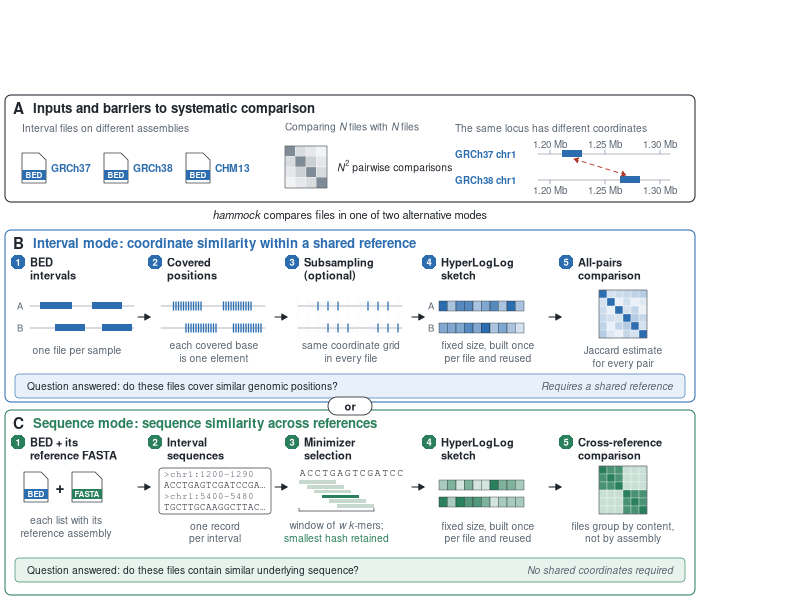
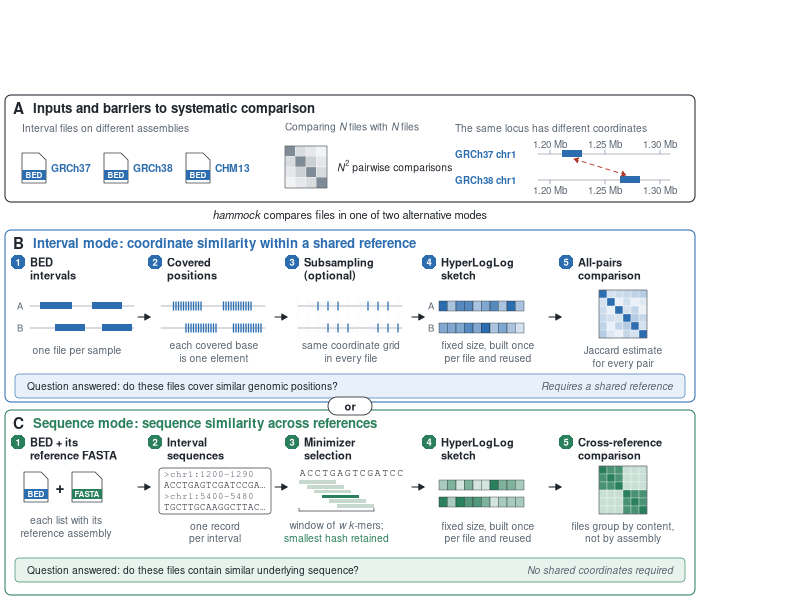
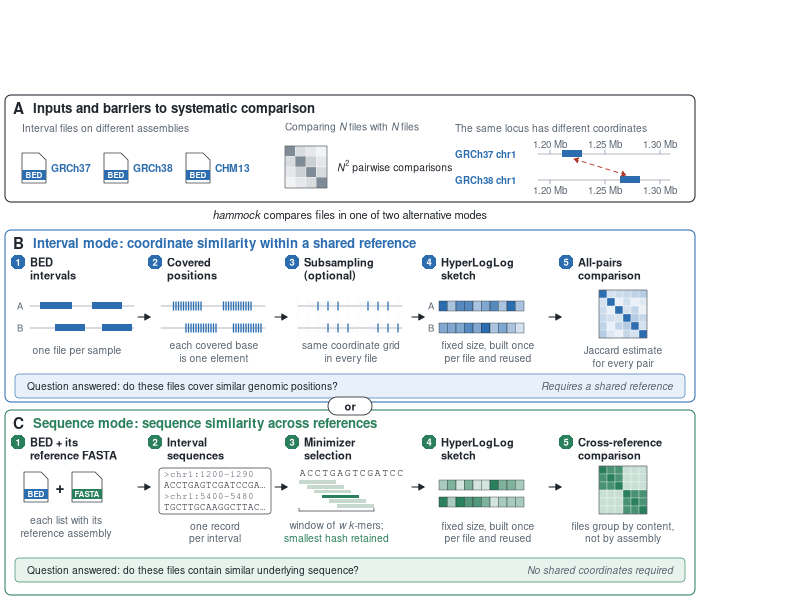

Write R code to recreate these figures, in order.
#!/usr/bin/env Rscript
# Figure 2: hammock workflow diagram, drawn with grid so text stays vector and
# prints at 7--9 pt at a 6.5 in text width. Writes SVG (editable), PDF, and
# PNG versions of the same drawing.
#
# Usage: Rscript plot_workflow_diagram.R [output_prefix]

suppressPackageStartupMessages({
  library(grid)
  library(Cairo)
})

argv <- commandArgs(trailingOnly = TRUE)
out_prefix <- if (length(argv) >= 1) argv[1] else "hammock_workflow"

W <- 7.0
H <- 5.10

SANS <- "Nimbus Sans"
MONO <- "Nimbus Mono PS"
COL_TEXT <- "#20262D"
COL_MUTED <- "#5A6570"
COL_TRACK <- "#8A949E"
COL_INT <- "#2C6DB0"       # interval mode
COL_INT_FILL <- "#E8F0F9"
COL_SEQ <- "#2A7F5C"       # sequence mode
COL_SEQ_FILL <- "#E7F3EC"
COL_BAR <- "#B03A2E"

FS_TAG <- 11
FS_TITLE <- 9.5
FS_STEP <- 8.0
FS_BODY <- 7.4

# --- helpers ---------------------------------------------------------------
# All coordinates are inches from the bottom-left of the canvas.
txt <- function(label, x, y, size = FS_BODY, col = COL_TEXT, face = "plain",
                hjust = 0.5, vjust = 0.5, family = SANS, rot = 0) {
  grid.text(label, x = unit(x, "in"), y = unit(y, "in"),
            hjust = hjust, vjust = vjust, rot = rot,
            gp = gpar(fontsize = size, col = col, fontface = face,
                      fontfamily = family))
}

box <- function(x0, y0, x1, y1, col = COL_TEXT, fill = NA, lwd = 0.8,
                r = 0.06, lty = 1) {
  grid.roundrect(x = unit(x0, "in"), y = unit(y0, "in"),
                 width = unit(x1 - x0, "in"), height = unit(y1 - y0, "in"),
                 just = c("left", "bottom"), r = unit(r, "in"),
                 gp = gpar(col = col, fill = fill, lwd = lwd, lty = lty))
}

rect <- function(x0, y0, x1, y1, col = NA, fill = "grey", lwd = 0.5) {
  grid.rect(x = unit(x0, "in"), y = unit(y0, "in"),
            width = unit(x1 - x0, "in"), height = unit(y1 - y0, "in"),
            just = c("left", "bottom"),
            gp = gpar(col = col, fill = fill, lwd = lwd))
}

seg <- function(x0, y0, x1, y1, col = COL_TRACK, lwd = 0.7, lty = 1) {
  grid.segments(unit(x0, "in"), unit(y0, "in"), unit(x1, "in"),
                unit(y1, "in"), gp = gpar(col = col, lwd = lwd, lty = lty))
}

arrow_right <- function(x0, x1, y, col = COL_TEXT) {
  grid.segments(unit(x0, "in"), unit(y, "in"), unit(x1, "in"), unit(y, "in"),
                arrow = arrow(length = unit(0.06, "in"), type = "closed"),
                gp = gpar(col = col, fill = col, lwd = 1.0))
}

step_header <- function(n, label, x, y, col) {
  grid.circle(x = unit(x, "in"), y = unit(y, "in"), r = unit(0.075, "in"),
              gp = gpar(col = NA, fill = col))
  txt(n, x, y - 0.003, size = 6.8, col = "white", face = "bold")
  lines <- strsplit(label, "\n")[[1]]
  for (i in seq_along(lines)) {
    txt(lines[i], x + 0.12, y - (i - 1) * 0.13, size = FS_STEP, face = "bold",
        hjust = 0)
  }
}

doc_icon <- function(x, y, w = 0.26, h = 0.32, label = "BED", col = COL_INT) {
  fold <- 0.07
  grid.polygon(
    x = unit(c(x, x + w - fold, x + w, x + w, x), "in"),
    y = unit(c(y + h, y + h, y + h - fold, y, y), "in"),
    gp = gpar(col = COL_TEXT, fill = "white", lwd = 0.7)
  )
  rect(x, y + 0.03, x + w, y + 0.13, fill = col)
  txt(label, x + w / 2, y + 0.08, size = 5.8, col = "white", face = "bold")
}

# Interval track with blocks at the given [start, end] pairs (in inches).
track <- function(x0, x1, y, blocks, col = COL_INT, h = 0.07) {
  seg(x0, y, x1, y)
  for (b in blocks) rect(b[1], y - h / 2, b[2], y + h / 2, fill = col)
}

# Covered positions drawn as per-base ticks inside each block.
tick_track <- function(x0, x1, y, blocks, col = COL_INT, step = 0.025,
                       h = 0.08, keep_every = 1, grid_x0 = NULL,
                       faint = "#DCE5EF") {
  seg(x0, y, x1, y)
  for (b in blocks) {
    # Snap ticks to a global grid so both files share retained positions.
    origin <- if (is.null(grid_x0)) x0 else grid_x0
    idx <- seq(ceiling((b[1] - origin) / step), floor((b[2] - origin) / step))
    for (ii in idx) {
      xi <- origin + ii * step
      kept <- is.null(grid_x0) || ii %% keep_every == 0
      seg(xi, y - h / 2, xi, y + h / 2, col = if (kept) col else faint,
          lwd = if (kept) 1.3 else 0.4)
    }
  }
}

registers <- function(x0, y, n = 10, w = 0.085, h = 0.1, col = COL_INT,
                      seed = 1) {
  set.seed(seed)
  shades <- colorRampPalette(c("white", col))(6)
  vals <- sample(2:6, n, replace = TRUE)
  for (i in seq_len(n)) {
    rect(x0 + (i - 1) * w, y, x0 + i * w, y + h, col = COL_TEXT,
         fill = shades[vals[i]], lwd = 0.4)
  }
}

heatmap <- function(x0, y0, size, mat, col) {
  n <- nrow(mat)
  cell <- size / n
  pal <- colorRampPalette(c("white", col))(101)
  for (i in seq_len(n)) for (j in seq_len(n)) {
    rect(x0 + (j - 1) * cell, y0 + (n - i) * cell,
         x0 + j * cell, y0 + (n - i + 1) * cell,
         col = "white", fill = pal[round(mat[i, j] * 100) + 1], lwd = 0.3)
  }
  rect(x0, y0, x0 + size, y0 + size, col = COL_TEXT, fill = NA, lwd = 0.5)
}

panel <- function(x0, y0, x1, y1, tag, title, col, fill) {
  box(x0, y0, x1, y1, col = col, fill = NA, lwd = 1.0)
  txt(tag, x0 + 0.08, y1 - 0.13, size = FS_TAG, face = "bold", hjust = 0)
  txt(title, x0 + 0.28, y1 - 0.13, size = FS_TITLE, face = "bold",
      hjust = 0, col = col)
}

footer <- function(x0, x1, y, question, note, col, fill) {
  box(x0, y - 0.12, x1, y + 0.12, col = col, fill = fill, lwd = 0.6, r = 0.04)
  txt(question, x0 + 0.12, y, size = FS_BODY, hjust = 0)
  txt(note, x1 - 0.12, y, size = FS_BODY, hjust = 1, col = COL_MUTED,
      face = "italic")
}

# --- drawing ---------------------------------------------------------------
draw_figure <- function() {
  grid.newpage()
  grid.rect(gp = gpar(col = NA, fill = "white"))

  # Step columns shared by panels B and C.
  cols <- c(0.18, 1.55, 2.92, 4.29, 5.66)
  colw <- 1.18
  arrow_at <- function(i, y, col) {
    arrow_right(cols[i] + colw + 0.02, cols[i + 1] - 0.05, y, col = COL_TEXT)
  }

  # ---- Panel A: inputs and barriers --------------------------------------
  pa <- c(0.05, 3.98, 6.95, 5.05)
  panel(pa[1], pa[2], pa[3], pa[4], "A",
        "Inputs and barriers to systematic comparison", COL_TEXT, NA)
  sub_y <- 4.72

  # (i) interval files defined on different assemblies
  refs <- c("GRCh37", "GRCh38", "CHM13")
  for (i in seq_along(refs)) {
    x <- 0.22 + (i - 1) * 0.82
    doc_icon(x, 4.17, w = 0.24, h = 0.30)
    txt(refs[i], x + 0.29, 4.32, size = FS_BODY, hjust = 0, col = COL_INT,
        face = "bold")
  }
  txt("Interval files on different assemblies",
      0.22, sub_y, size = FS_BODY, hjust = 0, col = COL_MUTED)

  # (ii) quadratic growth in comparisons
  gx <- 2.85
  txt(expression("Comparing" ~ italic(N) ~ "files with" ~ italic(N) ~ "files"),
      gx, sub_y, size = FS_BODY, hjust = 0, col = COL_MUTED)
  heatmap(gx, 4.12, 0.42,
          matrix(c(1, .3, .2, .1, .3, 1, .4, .2, .2, .4, 1, .3,
                   .1, .2, .3, 1), 4), col = "#7F8B96")
  txt(expression(italic(N)^2 ~ "pairwise comparisons"), gx + 0.52, 4.33,
      size = FS_BODY, hjust = 0)

  # (iii) the same locus has different coordinates on each assembly
  rx <- 4.55
  tx0 <- 5.38
  tx1 <- 6.70
  y37 <- 4.46
  y38 <- 4.20
  txt("The same locus has different coordinates", rx, sub_y,
      size = FS_BODY, hjust = 0, col = COL_MUTED)
  txt("GRCh37 chr1", rx, y37, size = 7, hjust = 0, col = COL_INT,
      face = "bold")
  txt("GRCh38 chr1", rx, y38, size = 7, hjust = 0, col = COL_INT,
      face = "bold")
  ticks <- c(5.50, 6.05, 6.60)
  tick_lab <- c("1.20 Mb", "1.25 Mb", "1.30 Mb")
  seg(tx0, y37, tx1, y37)
  seg(tx0, y38, tx1, y38)
  for (i in seq_along(ticks)) {
    seg(ticks[i], y37, ticks[i], y37 + 0.04)
    txt(tick_lab[i], ticks[i], y37 + 0.10, size = 7, col = COL_MUTED)
    seg(ticks[i], y38, ticks[i], y38 - 0.04)
    txt(tick_lab[i], ticks[i], y38 - 0.10, size = 7, col = COL_MUTED)
  }
  h <- 0.07
  rect(5.62, y37 - h / 2, 5.82, y37 + h / 2, fill = COL_INT)
  rect(6.20, y38 - h / 2, 6.40, y38 + h / 2, fill = COL_INT)
  grid.segments(unit(5.74, "in"), unit(y37 - 0.05, "in"),
                unit(6.26, "in"), unit(y38 + 0.05, "in"),
                arrow = arrow(length = unit(0.05, "in"), type = "closed",
                              ends = "both"),
                gp = gpar(col = COL_BAR, fill = COL_BAR, lwd = 0.9, lty = 2))

  # The two modes are alternatives, not consecutive steps.
  txt(expression(italic("hammock") ~ "compares files in one of two alternative modes"),
      3.5, 3.84, size = FS_STEP, face = "bold")

  # ---- Panel B: interval mode --------------------------------------------
  pb <- c(0.05, 1.98, 6.95, 3.70)
  panel(pb[1], pb[2], pb[3], pb[4], "B",
        "Interval mode: coordinate similarity within a shared reference",
        COL_INT, COL_INT_FILL)
  hy <- 3.38
  step_header("1", "BED\nintervals", cols[1], hy, COL_INT)
  step_header("2", "Covered\npositions", cols[2], hy, COL_INT)
  step_header("3", "Subsampling\n(optional)", cols[3], hy, COL_INT)
  step_header("4", "HyperLogLog\nsketch", cols[4], hy, COL_INT)
  step_header("5", "All-pairs\ncomparison", cols[5], hy, COL_INT)

  ya <- 2.94
  yb <- 2.72
  mid <- (ya + yb) / 2
  blocksA <- function(x) list(c(x + 0.10, x + 0.42), c(x + 0.62, x + 0.92))
  blocksB <- function(x) list(c(x + 0.25, x + 0.55), c(x + 0.72, x + 1.02))

  # step 1
  x <- cols[1] + 0.12
  txt("A", cols[1] + 0.02, ya, size = 6.8, col = COL_MUTED)
  txt("B", cols[1] + 0.02, yb, size = 6.8, col = COL_MUTED)
  track(x, x + 1.04, ya, blocksA(x))
  track(x, x + 1.04, yb, blocksB(x))
  txt("one file per sample", cols[1] + 0.59, 2.50, col = COL_MUTED)
  arrow_at(1, mid, COL_INT)

  # step 2
  x <- cols[2] + 0.06
  tick_track(x, x + 1.04, ya, blocksA(x))
  tick_track(x, x + 1.04, yb, blocksB(x))
  txt("each covered base", cols[2] + 0.59, 2.55, col = COL_MUTED)
  txt("is one element", cols[2] + 0.59, 2.42, col = COL_MUTED)
  arrow_at(2, mid, COL_INT)

  # step 3: shared grid; every fourth position retained
  x <- cols[3] + 0.06
  tick_track(x, x + 1.04, ya, blocksA(x), keep_every = 4, grid_x0 = x)
  tick_track(x, x + 1.04, yb, blocksB(x), keep_every = 4, grid_x0 = x)
  for (gxi in seq(x, x + 1.04, by = 0.1)) {
    seg(gxi, yb - 0.08, gxi, ya + 0.08, col = "#C9D3DC", lwd = 0.4, lty = 3)
  }
  txt("same coordinate grid", cols[3] + 0.59, 2.55, col = COL_MUTED)
  txt("in every file", cols[3] + 0.59, 2.42, col = COL_MUTED)
  arrow_at(3, mid, COL_INT)

  # step 4
  x <- cols[4] + 0.10
  txt("A", cols[4] + 0.02, ya, size = 6.8, col = COL_MUTED)
  txt("B", cols[4] + 0.02, yb, size = 6.8, col = COL_MUTED)
  registers(x, ya - 0.05, seed = 3)
  registers(x, yb - 0.05, seed = 4)
  txt("fixed size, built once", cols[4] + 0.59, 2.55, col = COL_MUTED)
  txt("per file and reused", cols[4] + 0.59, 2.42, col = COL_MUTED)
  arrow_at(4, mid, COL_INT)

  # step 5
  set.seed(7)
  m <- matrix(runif(36, 0.05, 0.45), 6)
  m <- (m + t(m)) / 2
  diag(m) <- 1
  heatmap(cols[5] + 0.33, 2.62, 0.48, m, COL_INT)
  txt("Jaccard estimate", cols[5] + 0.57, 2.50, col = COL_MUTED)
  txt("for every pair", cols[5] + 0.57, 2.37, col = COL_MUTED)

  footer(pb[1] + 0.1, pb[3] - 0.1, 2.14,
         "Question answered: do these files cover similar genomic positions?",
         "Requires a shared reference", COL_INT, COL_INT_FILL)

  # ---- Panel C: sequence mode --------------------------------------------
  pc <- c(0.05, 0.05, 6.95, 1.90)
  panel(pc[1], pc[2], pc[3], pc[4], "C",
        "Sequence mode: sequence similarity across references",
        COL_SEQ, COL_SEQ_FILL)
  hy <- 1.58
  step_header("1", "BED + its\nreference FASTA", cols[1], hy, COL_SEQ)
  step_header("2", "Interval\nsequences", cols[2], hy, COL_SEQ)
  step_header("3", "Minimizer\nselection", cols[3], hy, COL_SEQ)
  step_header("4", "HyperLogLog\nsketch", cols[4], hy, COL_SEQ)
  step_header("5", "Cross-reference\ncomparison", cols[5], hy, COL_SEQ)
  mid <- 1.02

  # step 1
  doc_icon(cols[1] + 0.06, 0.98, w = 0.24, h = 0.30, label = "BED",
           col = COL_INT)
  txt("+", cols[1] + 0.42, 1.13, size = 11, face = "bold")
  doc_icon(cols[1] + 0.54, 0.98, w = 0.30, h = 0.30, label = "FASTA",
           col = COL_SEQ)
  txt("each list with its", cols[1] + 0.48, 0.80, col = COL_MUTED)
  txt("reference assembly", cols[1] + 0.48, 0.67, col = COL_MUTED)
  arrow_at(1, mid + 0.11, COL_SEQ)

  # step 2
  box(cols[2] + 0.04, 0.86, cols[2] + 1.16, 1.32, col = COL_TEXT,
      fill = "white", lwd = 0.6, r = 0.03)
  fa <- c(">chr1:1200-1290", "ACCTGAGTCGATCCGA…",
          ">chr1:5400-5480", "TGCTTGCAAGGCTTAC…")
  for (i in seq_along(fa)) {
    txt(fa[i], cols[2] + 0.09, 1.26 - (i - 1) * 0.11, size = 6.6,
        family = MONO, hjust = 0,
        col = if (startsWith(fa[i], ">")) COL_MUTED else COL_TEXT)
  }
  txt("one record", cols[2] + 0.60, 0.74, col = COL_MUTED)
  txt("per interval", cols[2] + 0.60, 0.62, col = COL_MUTED)
  arrow_at(2, mid + 0.11, COL_SEQ)

  # step 3: one window of w k-mers; the smallest-hash k-mer is retained
  sx <- cols[3] + 0.07
  seq_str <- strsplit("ACCTGAGTCGATCC", "")[[1]]
  cw <- 0.075
  for (i in seq_along(seq_str)) {
    txt(seq_str[i], sx + (i - 0.5) * cw, 1.27, size = 7, family = MONO)
  }
  k <- 5
  nk <- 6
  for (j in seq_len(nk)) {
    yk <- 1.18 - (j - 1) * 0.048
    sel <- j == 4
    rect(sx + (j - 1) * cw + 0.004, yk - 0.018, sx + (j - 1 + k) * cw - 0.004,
         yk + 0.018, fill = if (sel) COL_SEQ else "#C7D9CF")
  }
  wx0 <- sx
  wx1 <- sx + (nk - 1 + k) * cw
  seg(wx0, 0.89, wx1, 0.89, col = COL_TEXT, lwd = 0.6)
  seg(wx0, 0.89, wx0, 0.92, col = COL_TEXT, lwd = 0.6)
  seg(wx1, 0.89, wx1, 0.92, col = COL_TEXT, lwd = 0.6)
  txt(expression("window of" ~ italic(w) ~ italic(k) * "-mers;"),
      (wx0 + wx1) / 2, 0.74, col = COL_MUTED)
  txt("smallest hash retained", (wx0 + wx1) / 2, 0.62, col = COL_SEQ)
  arrow_at(3, mid + 0.11, COL_SEQ)

  # step 4
  x <- cols[4] + 0.10
  registers(x, 1.10, col = COL_SEQ, seed = 5)
  registers(x, 0.93, col = COL_SEQ, seed = 6)
  txt("fixed size, built once", cols[4] + 0.59, 0.74, col = COL_MUTED)
  txt("per file and reused", cols[4] + 0.59, 0.62, col = COL_MUTED)
  arrow_at(4, mid + 0.11, COL_SEQ)

  # step 5: block-structured matrix; files group by content, not assembly
  b <- matrix(0.25, 6, 6)
  b[1:3, 1:3] <- 0.85
  b[4:6, 4:6] <- 0.85
  diag(b) <- 1
  heatmap(cols[5] + 0.33, 0.86, 0.48, b, COL_SEQ)
  txt("files group by content,", cols[5] + 0.57, 0.74, col = COL_MUTED)
  txt("not by assembly", cols[5] + 0.57, 0.62, col = COL_MUTED)

  footer(pc[1] + 0.1, pc[3] - 0.1, 0.30,
         "Question answered: do these files contain similar underlying sequence?",
         "No shared coordinates required", COL_SEQ, COL_SEQ_FILL)

  # "or" badge between the alternative mode panels
  box(3.28, 1.85, 3.72, 2.03, col = COL_TEXT, fill = "white", lwd = 0.8,
      r = 0.09)
  txt("or", 3.5, 1.94, size = FS_STEP, face = "bold")
}

CairoSVG(paste0(out_prefix, ".svg"), width = W, height = H, bg = "white")
draw_figure()
invisible(dev.off())

CairoPDF(paste0(out_prefix, ".pdf"), width = W, height = H, bg = "white")
draw_figure()
invisible(dev.off())

CairoPNG(paste0(out_prefix, ".png"), width = W, height = H, units = "in",
         res = 300, bg = "white")
draw_figure()
invisible(dev.off())

message("Wrote: ", out_prefix, ".{svg,pdf,png}")
